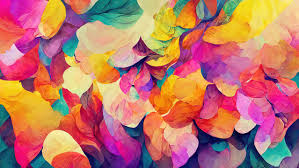
#> input picture color_extraction.jpeg, 299 x 168 px
$ jupyter execute color_extraction.ipynb
#> lines starting #> are read from the running program, lines starting #| are printed output that depends on the picture
#> the answer given: color_extraction.jpeg
#> the answer given: 3
[cell 1]
import matplotlib.pyplot as plt
import cv2
import numpy as np
from sklearn.cluster import KMeans
import warnings
warnings.filterwarnings("ignore")

[cell 2]
def read_image(image,k):
#> called with image = 'color_extraction.jpeg', k = 3
        img = cv2.imread(image)
#> img is the input picture: shape (168, 299, 3); mean B, G, R 106.2, 117.4, 189.8
        img = cv2.cvtColor(img,cv2.COLOR_BGR2RGB)

        x,y,c = img.shape
#> x = 168; y = 299; c = 3
        new_x = int(x/4)
#> new_x = 42
        new_y = int(y/4)
#> new_y = 74
        img = cv2.resize(img,(new_x,new_y))
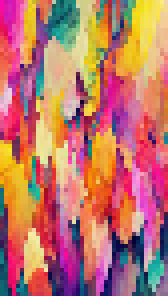
#> img: shape (74, 42, 3) (shown 4 times larger); mean R, G, B 189.4, 117.1, 106.6
        X = img.reshape((-1,3))

        return X

[cell 3]
name = input("Enter the file name with type: ")
k = int(input("Enter number of colors to be extracted: "))
X = read_image(name,k)
model = KMeans(n_clusters=k)
model.fit(X)
centroids = model.cluster_centers_
colors = np.array(centroids,dtype='uint8')

cnt = 1
for color in colors:
        plt.subplot(1,k,cnt)
        cnt += 1
        plt.axis('off')
        mat = np.zeros((100,100,3),dtype='uint8')
        mat[:,:,:] = color
        plt.imshow(mat)
        print(color)
    # label = model.labels_;
    # reconstruction_of_image(colors,img,label)

        plt.show()
#> this loop made 3 passes
#> pass 1, `plt.show()`:
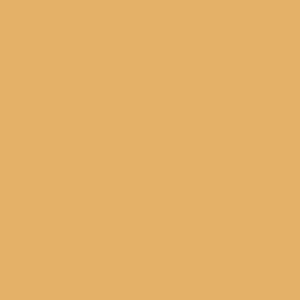
#> shown: shape (100, 100, 3) (shown 3 times larger); mean R, G, B 228, 177, 104
#> pass 2, `plt.show()`:
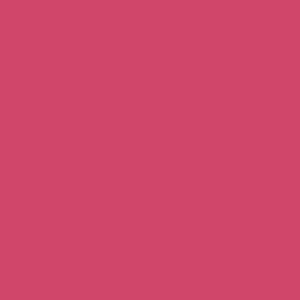
#> shown: shape (100, 100, 3) (shown 3 times larger); mean R, G, B 208, 70, 106
